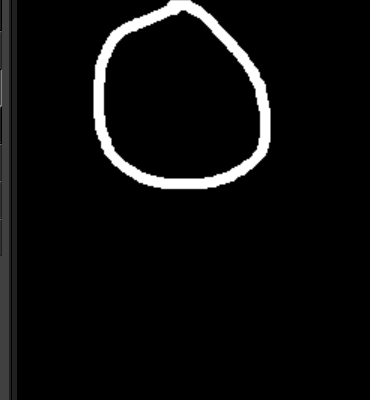
#> input picture captured_images/0/0 - Copy (2) - Copy.png, 370 x 400 px; its folder holds only this picture in this run
$ jupyter execute --allow-errors handwritten.ipynb   (shell and % lines are left out)
#> lines starting #> are read from the running program, lines starting #| are printed output that depends on the picture
1.Screen capture
2.Generate dataset and load it
3.Fit the model using SVC and calculate accuracy4.Prediction of image drawn in paint
4.Prediction of image drawn in paint

# Screen capture

[cell 1]
def one_time():
    import pyscreenshot as ImageGrab
    import time
    images_folder="captured_images/9/"
    for i in range(0,12):
        time.sleep(4) #time for drawing images
        im=ImageGrab.grab(bbox=(80,200,450,600)) #region where i am capturing my image
        print("Saved......",i)
        im.save(images_folder+str(i)+'.png')
        print("clear screen now and redraw now ..........")

# Generate dataset

[cell 2]
import cv2
import csv
import glob

header  =["label"]
for i in range(0,784):
   header.append("pixel"+str(i))
with open('dataset.csv', 'a') as f:
   writer = csv.writer(f)
   writer.writerow(header)

for label in range(10):
   dirList = glob.glob("captured_images/"+str(label)+"/*.png")

   for img_path in dirList:
       im= cv2.imread(img_path)
#> im is the input picture: shape (400, 370, 3); min 0, max 255, mean 12.3
       im_gray = cv2.cvtColor(im,cv2.COLOR_BGR2GRAY)
       im_gray = cv2.GaussianBlur(im_gray,(15,15), 0)
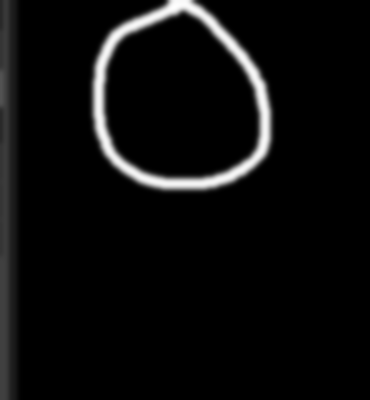
#> im_gray: shape (400, 370); min 0, max 254, mean 12.3
       roi= cv2.resize(im_gray,(28,28), interpolation=cv2.INTER_AREA)
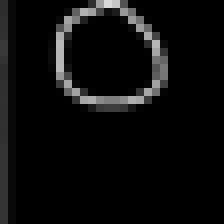
#> roi: shape (28, 28) (shown 8 times larger); min 0, max 216, mean 12.3

       data=[]
       data.append(label)
       rows, cols = roi.shape
#> rows = 28; cols = 28

       ## Add pixel one by one into data array
       for i in range(rows):
           for j in range(cols):
               k =roi[i,j]
               if k>100:
                   k=1
               else:
                   k=0
               data.append(k)
#> after the loop, data = 785 values, max 1 at index 13, min 0 at index 0, mean 0.0522
       with open('dataset.csv', 'a') as f:
           writer = csv.writer(f)
           writer.writerow(data)
#> pass 2 of the loop `for label in range(10):`:
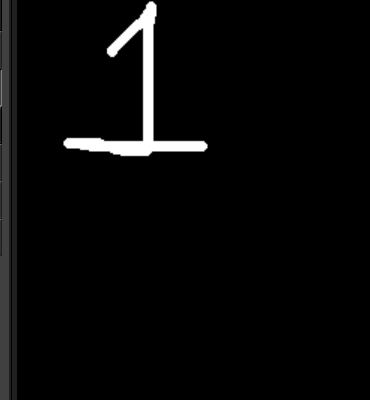
#> input picture captured_images/1/0 - Copy (3).png, 370 x 400 px
#> im is the input picture: shape (400, 370, 3); min 0, max 255, mean 8.4
#> `im_gray = cv2.GaussianBlur(im_gray,(15,15), 0)`:
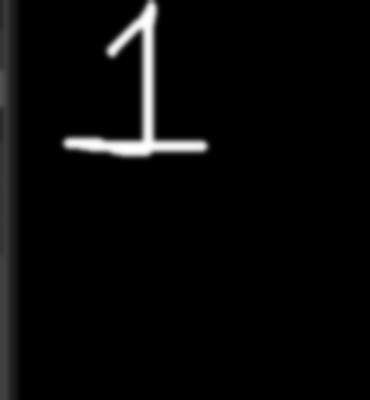
#> im_gray: shape (400, 370); min 0, max 255, mean 8.4
#> `roi= cv2.resize(im_gray,(28,28), interpolation=cv2.INTER_AREA)`:
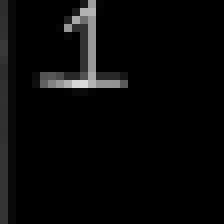
#> roi: shape (28, 28) (shown 8 times larger); min 0, max 219, mean 8.4
#> after the loop `for i in range(rows):`: data = 785 values, max 1 at index 0, min 0 at index 1, mean 0.0306

#load the dataset
import pandas as pd
from sklearn.utils import shuffle
data  =pd.read_csv('dataset.csv')
data=shuffle(data)
data
